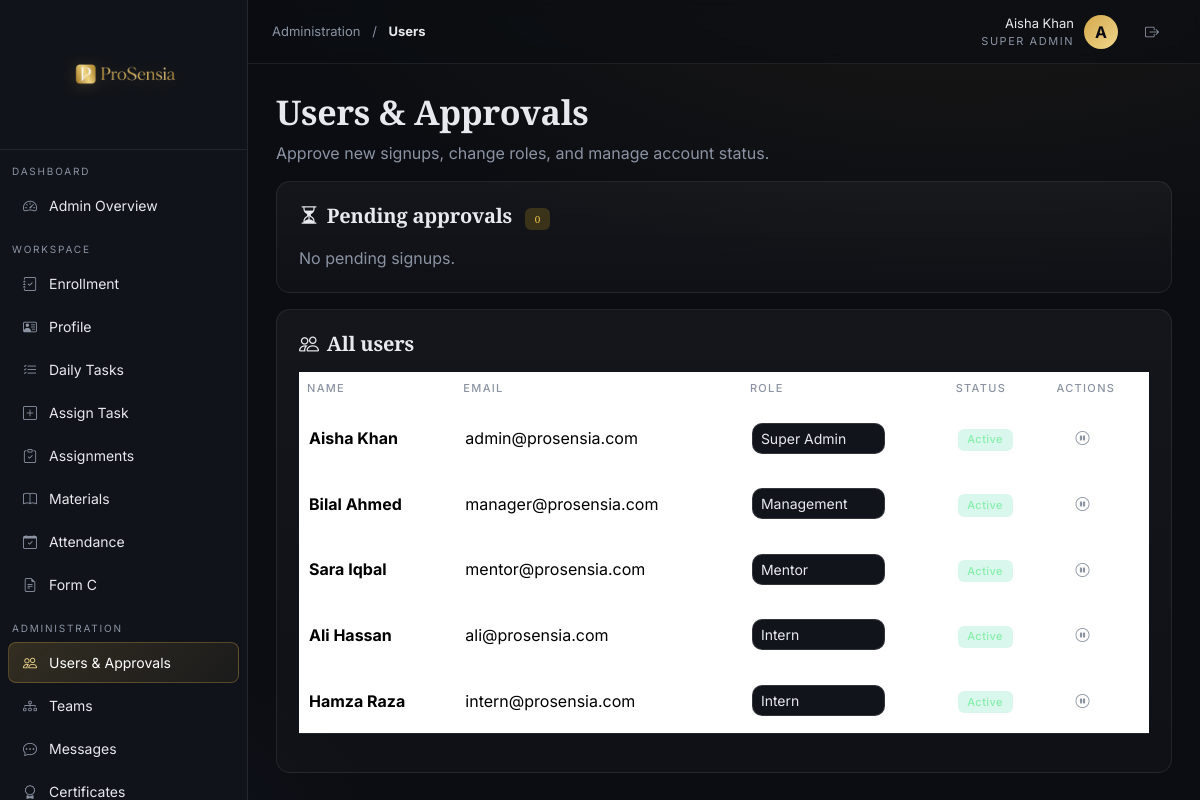
Before: /admin/users.php (signed in) with the older database file.
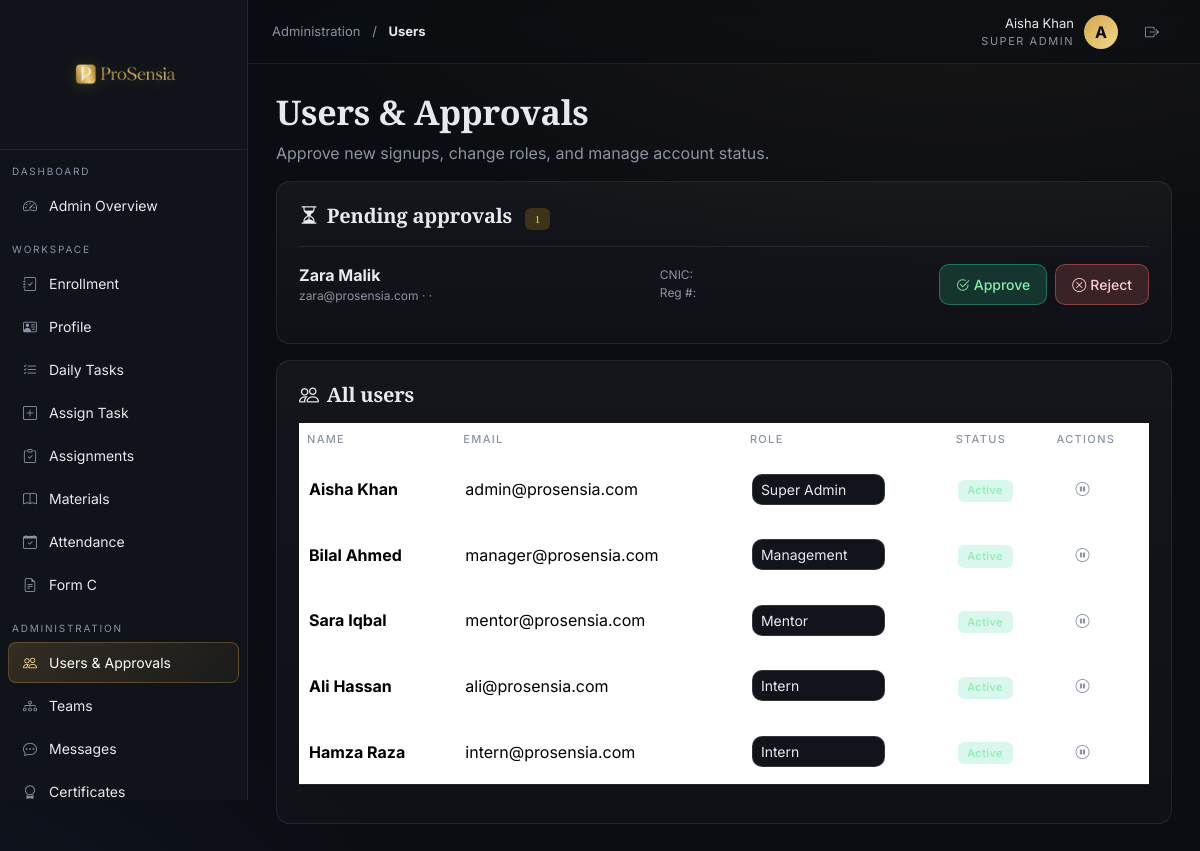
After: the same page with the newer database file.
### tables this page shows
CREATE TABLE users (
  id INT AUTO_INCREMENT PRIMARY KEY,
  name VARCHAR(120) NOT NULL,
  email VARCHAR(160) NOT NULL UNIQUE,
  password VARCHAR(255) NOT NULL,
  role ENUM('super_admin','management','mentor','intern') NOT NULL,
  status ENUM('pending','active','inactive','rejected') DEFAULT 'pending',
  created_at TIMESTAMP DEFAULT CURRENT_TIMESTAMP
);

CREATE TABLE profiles (
  user_id INT PRIMARY KEY,
  father_name VARCHAR(120),
  cnic VARCHAR(20),
  reg_number VARCHAR(40),
  department VARCHAR(120) DEFAULT 'Electrical and Computer Engineering',
  semester VARCHAR(40),
  phone VARCHAR(40), city VARCHAR(80), address TEXT,
  university VARCHAR(160), degree VARCHAR(120), graduation_year VARCHAR(8),
  skills TEXT, github VARCHAR(200), linkedin VARCHAR(200), portfolio VARCHAR(200),
  bio TEXT, avatar_color VARCHAR(20) DEFAULT '#d4a84c',
  FOREIGN KEY (user_id) REFERENCES users(id) ON DELETE CASCADE
);

### includes/auth.php (called while the page is built, shortened)
<?php
function current_user() { return $_SESSION['user'] ?? null; }
function role_label($role) {
    return ['super_admin'=>'Super Admin','management'=>'Management','mentor'=>'Mentor','intern'=>'Intern'][$role] ?? $role;
}
function e($s) { return htmlspecialchars((string)$s, ENT_QUOTES, 'UTF-8'); }

### admin/users.php (the view, shortened to what this page needs)
<?php
require __DIR__ . '/../includes/header.php';
$is_admin = $user['role']==='super_admin';
$pending = $pdo->query("SELECT u.*, p.cnic, p.phone, p.reg_number, p.university FROM users u LEFT JOIN profiles p ON p.user_id=u.id WHERE u.status='pending' ORDER BY u.created_at DESC")->fetchAll();
$all = $pdo->query("SELECT u.*, p.phone FROM users u LEFT JOIN profiles p ON p.user_id=u.id WHERE u.status!='pending' ORDER BY u.role,u.name")->fetchAll();
?>
<h1 class="serif" style="font-size:34px">Users & Approvals</h1>
<p class="muted">Approve new signups, change roles, and manage account status.</p>
<?php if($is_admin): ?>
<div class="glass card-pad mt-3">
  <h5 class="serif mb-3"><i class="bi bi-hourglass-split me-2"></i>Pending approvals <span class="badge b-warning ms-2"><?= count($pending) ?></span></h5>
  <?php if(!$pending): ?><p class="muted mb-0">No pending signups.</p><?php endif; ?>
  <?php foreach($pending as $u): ?>
    <div class="py-3" style="border-top:1px solid var(--border)">
      <div class="row g-3 align-items-center">
        <div class="col-md-5"><b><?= e($u['name']) ?></b><div class="muted" style="font-size:12px"><?= e($u['email']) ?> · <?= e($u['phone']) ?> · <?= e($u['university']) ?></div></div>
        <div class="col-md-3 muted" style="font-size:12px">CNIC: <?= e($u['cnic']) ?><br>Reg #: <?= e($u['reg_number']) ?></div>
        <div class="col-md-4 d-flex gap-2 justify-content-md-end flex-wrap">
          <form method="post"><button class="btn btn-success btn-sm"><i class="bi bi-check2-circle me-1"></i>Approve</button></form>
          <form method="post"><input type="hidden" name="action" value="reject"><input type="hidden" name="id" value="<?= (int)$u['id'] ?>"><button class="btn btn-danger btn-sm"><i class="bi bi-x-circle me-1"></i>Reject</button></form>
        </div>
      </div>
    </div>
  <?php endforeach; ?>
</div>
<?php endif; ?>
<div class="glass card-pad mt-3">
  <h5 class="serif mb-3"><i class="bi bi-people me-2"></i>All users</h5>
  <div class="table-wrap">
  <table class="table table-hover">
    <thead><tr><th>Name</th><th>Email</th><th>Role</th><th>Status</th><?php if($is_admin):?><th>Actions</th><?php endif; ?></tr></thead>
    <tbody>
    <?php foreach($all as $u): ?>
      <tr>
        <td><b><?= e($u['name']) ?></b></td>
        <td class="muted"><?= e($u['email']) ?></td>
        <td>
          <?php if($is_admin): ?>
          <form method="post" class="d-flex gap-1"><input type="hidden" name="action" value="role"><input type="hidden" name="id" value="<?= (int)$u['id'] ?>">
            <select name="role" class="form-select form-select-sm" style="width:auto" onchange="this.form.submit()">
              <?php foreach(['intern','mentor','management','super_admin'] as $r): ?>
              <option value="<?= $r ?>" <?= $u['role']===$r?'selected':'' ?>><?= role_label($r) ?></option>
              <?php endforeach; ?>
            </select>
          </form>
          <?php else: ?><?= role_label($u['role']) ?><?php endif; ?>
        </td>
        <td><span class="badge <?= $u['status']==='active'?'b-success':($u['status']==='rejected'?'b-danger':'b-muted') ?>"><?= e(ucfirst($u['status'])) ?></span></td>
        <?php if($is_admin): ?>
        <td>
          <?php if($u['status']==='active'): ?>
            <form method="post" style="display:inline"><button class="btn btn-ghost btn-sm" title="Deactivate"><i class="bi bi-pause-circle"></i></button></form>
          <?php else: ?>
            <form method="post" style="display:inline"><input type="hidden" name="action" value="reactivate"><input type="hidden" name="id" value="<?= (int)$u['id'] ?>"><button class="btn btn-ghost btn-sm" title="Reactivate"><i class="bi bi-play-circle"></i></button></form>
          <?php endif; ?>
        </td>
        <?php endif; ?>
      </tr>
    <?php endforeach; ?>
    </tbody>
  </table>
  </div>
</div>
<?php require __DIR__ . '/../includes/footer.php'; ?>

Changed rows visible on the page:
added users: name "Zara Malik", email "zara@prosensia.com", shown under "Pending approvals 1"
Other visible differences:
count($pending): "0" → "1"
text no longer shown: "No pending signups."
